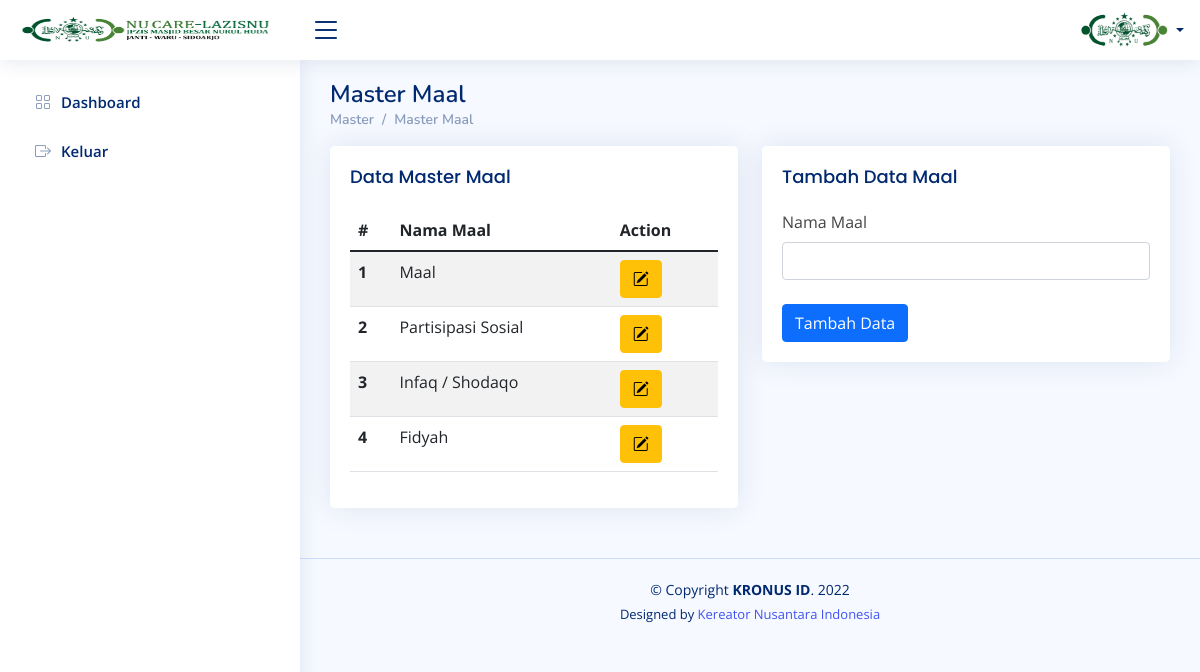
Page /index.php/master/master_maal on the committed database.
### tables this page shows
CREATE TABLE `tbl_master_maal`  (
  `id_master_maal` int(11) NOT NULL AUTO_INCREMENT,
  `nama_maal` varchar(20) NULL DEFAULT NULL,
  PRIMARY KEY (`id_master_maal`) USING BTREE
);

### application/views/template/conten.php (called while the page is built, shortened)
<?php
$this->load->view('template/header');
$this->load->view('template/navbar');
$this->load->view($conten);

### application/controllers/Master.php (called while the page is built, shortened)
<?php
class Master extends CI_Controller
{
    public function __construct()
    {
        $this->load->model('M_master', 'master');
    }
    public function master_maal()
    {
        $data = [
            'akses' => $this->session->userdata('level'),
            'name' => $this->session->userdata('nama'),
            'title' => 'Master Maal',
            'conten' => 'conten/master_maal',
            'master_maal' => $this->m_data->get_data('tbl_master_maal'),
            'headder_css' => array(
            ),
            'footer_js' => array(
            ),
        ];
        $this->load->view('template/conten', $data);
    }
}

### index.php (called while the page is built, shortened)
<?php
require_once BASEPATH.'core/CodeIgniter.php';

### application/models/M_data.php (called while the page is built, shortened)
<?php
class M_data extends CI_Model
{
  function get_data($table)
  {
    return $this->db->get($table);
  }
}

### application/views/conten/master_maal.php (the view, shortened to what this page needs)
<main id="main" class="main">
    <div class="pagetitle">
        <h1>Master Maal</h1>
        <nav>
            <ol class="breadcrumb">
                <li class="breadcrumb-item"><a href="<?= site_url('Master') ?>">Master</a></li>
                <li class="breadcrumb-item">Master Maal</li>
            </ol>
        </nav>
    </div>
    <section class="section">
        <div class="row">
            <div class="col-lg-6">
                <div class="card">
                    <div class="card-body">
                        <h5 class="card-title">Data Master Maal</h5>
                        <table class="table table-striped">
                            <thead>
                                <tr>
                                    <th scope="col">#</th>
                                    <th scope="col">Nama Maal</th>
                                    <th scope="col">Action</th>
                                </tr>
                            </thead>
                            <tbody>
                                <?php
                                $x = 1;
                                $no = 1;
                                foreach ($master_maal->result() as $row) { ?>
                                    <tr>
                                        <th scope="row"><?= $x++; ?></th>
                                        <td><?= $row->nama_maal ?></td>
                                        <td>
                                            <button type="button" class="btn btn-warning" title="Edit Data" data-bs-toggle="modal" data-bs-target="#basicModal<?= $no++; ?>"><i class="bi bi-pencil-square"></i></button>
                                        </td>
                                    </tr>
                                <?php } ?>
                            </tbody>
                        </table>
                    </div>
                </div>
            </div>
            <div class="col-lg-6">
                <div class="card">
                    <div class="card-body">
                        <h5 class="card-title">Tambah Data Maal</h5>
                        <form action="<?= site_url('Master/tambah_maal') ?>" method="post">
                            <div class="col-12">
                                <label for="inputNanme4" class="form-label">Nama Maal</label>
                                <input type="text" class="form-control" id="inputNanme4" name="nama_maal">
                            </div>
                            <br>
                            <button type="submit" class="btn btn-primary">Tambah Data</button>
                        </form>
                    </div>
                </div>
            </div>
        </div>
    </section>
</main>

### assets/template/assets/css/style.css (style rules this page uses)
:root { scroll-behavior: smooth; }
body { font-family: "Open Sans", sans-serif; background: #f6f9ff; color: #444444; }
a { color: #4154f1; text-decoration: none; }
h1, h2, h3, h4, h5, h6 { font-family: "Nunito", sans-serif; }
#main { margin-top: 60px; padding: 20px 30px; transition: all 0.3s; }
.pagetitle { margin-bottom: 10px; }
.pagetitle h1 { font-size: 24px; margin-bottom: 0; font-weight: 600; color: #012970; }
.card { margin-bottom: 30px; border: none; border-radius: 5px; box-shadow: 0px 0 30px rgba(1, 41, 112, 0.1); }
.card-title { padding: 20px 0 15px 0; font-size: 18px; font-weight: 500; color: #012970; font-family: "Poppins", sans-serif; }
.card-body { padding: 0 20px 20px 20px; }
.breadcrumb { font-size: 14px; font-family: "Nunito", sans-serif; color: #899bbd; font-weight: 600; }
.breadcrumb a { color: #899bbd; transition: 0.3s; }
.breadcrumb .breadcrumb-item::before { color: #899bbd; }
@media (min-width: 1200px) { #main, #footer { margin-left: 300px; } }

### rows in the picture
tbl_master_maal: nama_maal "Maal"
tbl_master_maal: nama_maal "Partisipasi Sosial"
tbl_master_maal: nama_maal "Infaq / Shodaqo"
tbl_master_maal: nama_maal "Fidyah"
